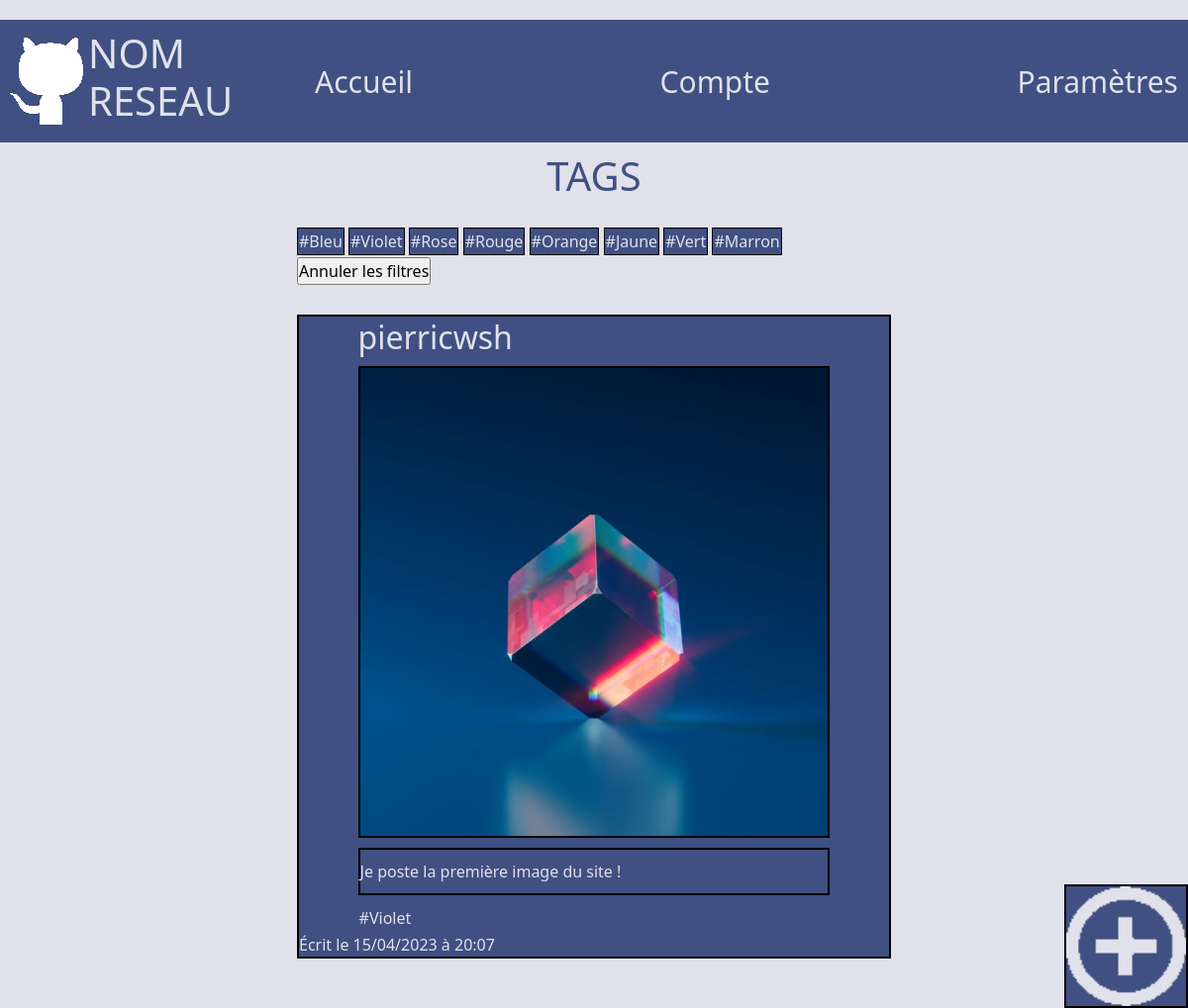
The app's page /accueil/index.php?tag=#Violet with its own data.
### tables this page shows
CREATE TABLE `postes` (
  `poste_id` int NOT NULL,
  `contenu` text NOT NULL,
  `user_id` int NOT NULL,
  `date` datetime NOT NULL,
  `tag` varchar(140) NOT NULL,
  `media` varchar(255) DEFAULT NULL
);

CREATE TABLE `utilisateurs` (
  `id` int NOT NULL,
  `nom` varchar(140) NOT NULL,
  `prenom` varchar(140) NOT NULL,
  `mail` varchar(140) NOT NULL,
  `pseudo` varchar(140) NOT NULL,
  `mdp` varchar(140) NOT NULL,
  `photo` varchar(250) NOT NULL
);

### accueil/index.php (called while the page is built, shortened)
<?php
require_once '../database.php';
$request = $database->prepare("SELECT * FROM postes INNER JOIN utilisateurs ON postes.user_id = utilisateurs.id ORDER BY date DESC");
$request->execute();
$postes = $request->fetchALL(PDO::FETCH_ASSOC);
if ($_SERVER['REQUEST_METHOD'] === "GET") {
    if (!empty($_GET['tag']) && $_GET['tag'] != "Annuler les filtres") {
        $data = [
            "tag" => "%" . $_GET['tag'] . "%"
        ];
        $request = $database->prepare("SELECT * FROM postes INNER JOIN utilisateurs ON postes.user_id = utilisateurs.id WHERE tag LIKE :tag ORDER BY date DESC");
        $request->execute($data);
        $postes = $request->fetchALL(PDO::FETCH_ASSOC);
    }
}
require_once 'index.template.php';
?>

### accueil/index.template.php (the view, shortened to what this page needs)
<!DOCTYPE html>
<html lang="en">
<head>
    <link href="https://cdn.jsdelivr.net/npm/bootstrap@5.2.3/dist/css/bootstrap.min.css" rel="stylesheet"
>
    <link rel="stylesheet" href="../css/1main.css">
</head>
<body id="body" class="theme_light theme_grp2">
    <?php require_once '../navbar.php'; ?>
    <section id="zone_tags" class="offset-3 col-6">
        <h1>TAGS</h1>
        <div id="tags">
            <form action="" method="GET">
                <input type="submit" class="tag theme_dark theme_grp1" name="tag" value="#Bleu">
                <input type="submit" class="tag theme_dark theme_grp1" name="tag" value="#Violet">
                <input type="submit" class="tag theme_dark theme_grp1" name="tag" value="#Rose">
                <input type="submit" class="tag theme_dark theme_grp1" name="tag" value="#Rouge">
                <input type="submit" class="tag theme_dark theme_grp1" name="tag" value="#Orange">
                <input type="submit" class="tag theme_dark theme_grp1" name="tag" value="#Jaune">
                <input type="submit" class="tag theme_dark theme_grp1" name="tag" value="#Vert">
                <input type="submit" class="tag theme_dark theme_grp1" name="tag" value="#Marron">
                <input type="submit" name="tag" value="Annuler les filtres">
            </form>
        </div>
    </section>
    <section id="zone_posts">
        <?php foreach ($postes as $poste): ?>
            <div class="post theme_dark theme_grp1">
                <div class="EntetePoste">
                    <h2>
                        <?php echo $poste['pseudo'] ?>
                    </h2>
                </div>
                <?php
                if ($poste['media'] != null) {
                    echo '<img src="' . $poste['media'] . '" class ="image_post theme_light theme_grp2" alt ="image_poste">';
                }
                ; ?>
                <p class="description">
                    <?php echo $poste['contenu'] ?>
                </p>
                <?php if (isset($poste['tag'])) {
                    echo '<p class="poste_tag theme_dark theme_grp1">
                    ' . $poste['tag'] . '
                    </p>';
                } ?>
                <p>
                    <?php echo "Écrit le " . date("d/m/Y", strtotime($poste['date'])) . " à " . date("H:i", strtotime($poste['date'])) ?>
                </p>
            </div>
        <?php endforeach; ?>
    </section>
    <div id="bouton_poster" class="theme_dark theme_grp1">
        <img src="../img/AjouterBlanc.png" alt="ajouter" id="AjouteLight" class="PictoAjoute">
    </div>
</body>
</html>

### css/1main.css (style rules this page uses)
* { padding: 0; margin: 0; box-sizing: border-box; }
p { margin: 0; }

### css/bandeau.css (style rules this page uses)
#bouton_poster { height: 13vw; width: 13vw; position: fixed; z-index: 3; bottom: 0px; right: 0px; float: right; border: 2px solid black; min-height: 45px; min-width: 45px; max-height: 125px; max-width: 125px; }
.PictoAjoute { width: 100%; height: 100%; }

### css/theme.css (style rules this page uses)
.theme_dark { color: #e1E1eb; background-color: #405082; transition: 1s; }
.theme_light { color:#405082; background-color: #e1E1eb; transition: 1s; }

### css/MainPosts.css (style rules this page uses)
#zone_posts { display: flex; flex-direction: column; gap: 50px; padding-bottom: 50px; justify-content: center; align-items: center; }
.post { display: flex; flex-direction: column; justify-self: center; align-self: center; width: 60%; border: 2px; border-color: black; border-style: solid; max-width: 600px; }
.EntetePoste { margin-left: 10%; margin-right: 10%; display:flex; flex-direction: row; height: 50px; align-items: center; justify-content:space-between; }
.image_post { justify-self:center; width: 80%; align-self: center; border: 2px; border-color: black; border-style: solid; }
.description { width: 80%; align-self:center; margin-top: 10px; padding-top: 10px; margin-bottom: 10px; padding-bottom: 10px; border: 2px; border-color: black; border-style: solid; }

### css/tags.css (style rules this page uses)
#zone_tags { display: flex; flex-direction: column; align-items: center; }
#tags { display: flex; flex-direction : row; flex-wrap: wrap; justify-content: center; gap: 2px; margin-bottom: 30px; margin-top: 20px; }
.tag { border: 1px solid black; padding: 1px; cursor: pointer; margin-bottom: 2px; }
.poste_tag { margin-left: 10%; width: 70px; padding: 1px; margin-bottom: 2px; }

### css/compte.css (style rules this page uses)
* { padding: 0; margin: 0; box-sizing: border-box; }
p { margin: 0; }
body { background-color: #8090c2; }

### records on screen
postes: user.pseudo "pierricwsh", media (picture), contenu "Je poste la première image du site !", tag "#Violet", date "15/04/2023", date "20:07"
